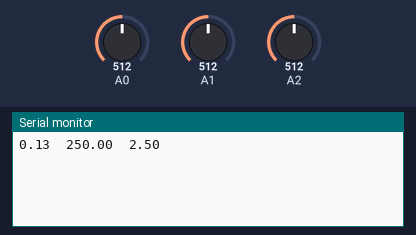
A sketch run on a simulated Arduino Uno, built with avr-gcc and run on an emulated ATmega328P. Parts: the last lines printed to the serial monitor. Inputs (shaded band) come from the test bench; at power-on: A0 = 512, A1 = 512, A2 = 512.

Above: at 1.2 s.
1.3 s: A0 set to 0
At 2.0 s:
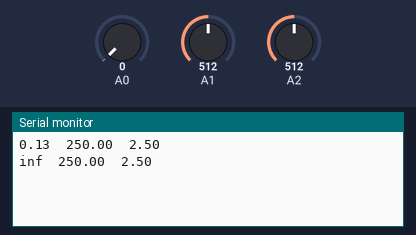
4.3 s: A1 set to 716
At 5.3 s:
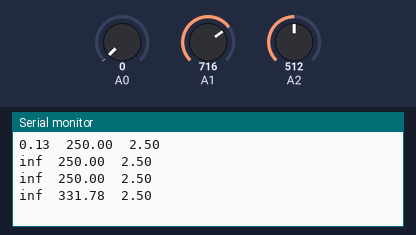
5.8 s: A2 set to 716
At 5.8 s:
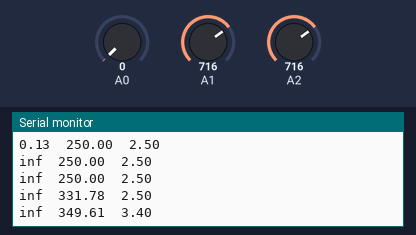
7.3 s: A0 set to 122
At 8.7 s:
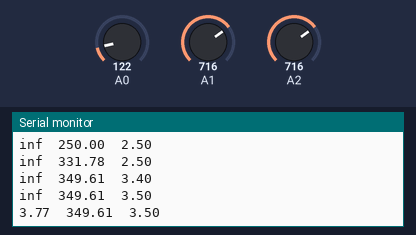
8.8 s: A1 set to 900
At 10.2 s:
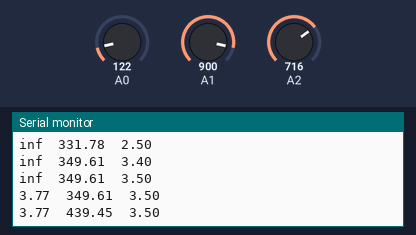
10.3 s: A2 set to 900
At 12.3 s:
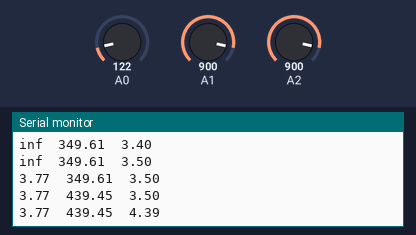
Timing chart, 0 to 12.8 s (numbered marks = the images above; inputs shaded):
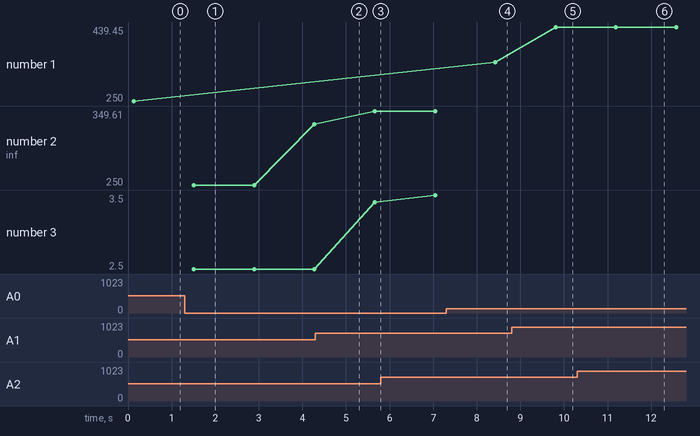

Measured:
- after the input at 1.3 s, the serial monitor: prints a new line after 0.21 s (image 1)
- after the input at 7.3 s, the serial monitor: prints a new line after 1.1 s (image 4)
- after the input at 8.8 s, the serial monitor: prints a new line after 1.0 s (image 5)
- after the input at 10.3 s, the serial monitor: prints a new line after 0.89 s (image 6)
- plotted number 1: 349.61 → 439.45 after the input at 8.8 s
- plotted number 2: 331.78 → 349.61 after the input at 4.3 s
- plotted number 3: 2.5 → 3.4 after the input at 4.3 s, 3.4 → 3.5 after the input at 5.8 s

The sketch:

ganjaIno.ino
```cpp
//datos Luz
#define R1 50 //Kohms
//datos Humedad
#define R2 10 //Koms

#define Nmedia 1000
double Temp();
double Luz();
double Hum();

void setup() {
  Serial.begin(115200);
}

void loop() {
  int t1=millis();
  Serial.print(Luz());Serial.print("\t");Serial.print(Temp());;Serial.print("\t");Serial.print(Hum());
  Serial.println();
  delay(1000);        // delay in between reads for stability

}

double Luz(){
  //Rluz=(5V-Vsensor)/Vsensor*R1 [Kohm] / R1=50k
  //luz=
  double s=0;
  for(int i=0;i<Nmedia;i++){
    s+=1.0*analogRead(A0)/1024;
  }
  return pow(15./(R1*(s/Nmedia)/(1.-(s/Nmedia))),1/0.6);
}
double Temp(){
  //salida Temp[ºC]=0mv+10mV/C
  double s=0;
  for(int i=0;i<Nmedia;i++){
    s+= 1.0*(analogRead(A1))/1024;
  }
  return 5.*s/Nmedia/0.01;
}
double Hum(){
  //salida Hum[ºC]=inversa de la resistencia
  double s=0;
  for(int i=0;i<Nmedia;i++){
    s+= 1.*(analogRead(A2))/1024;
  }
  ///Sw=(R0/Rt)**(1/n)  n=2, r0==resistividad Sw=1
//  return sqrt(1.7/(R2*(s/Nmedia)/(1.-s/Nmedia)));
  return 5.*(s/Nmedia);
//  return R2*(s/Nmedia)/(1.-s/Nmedia);
}
```
